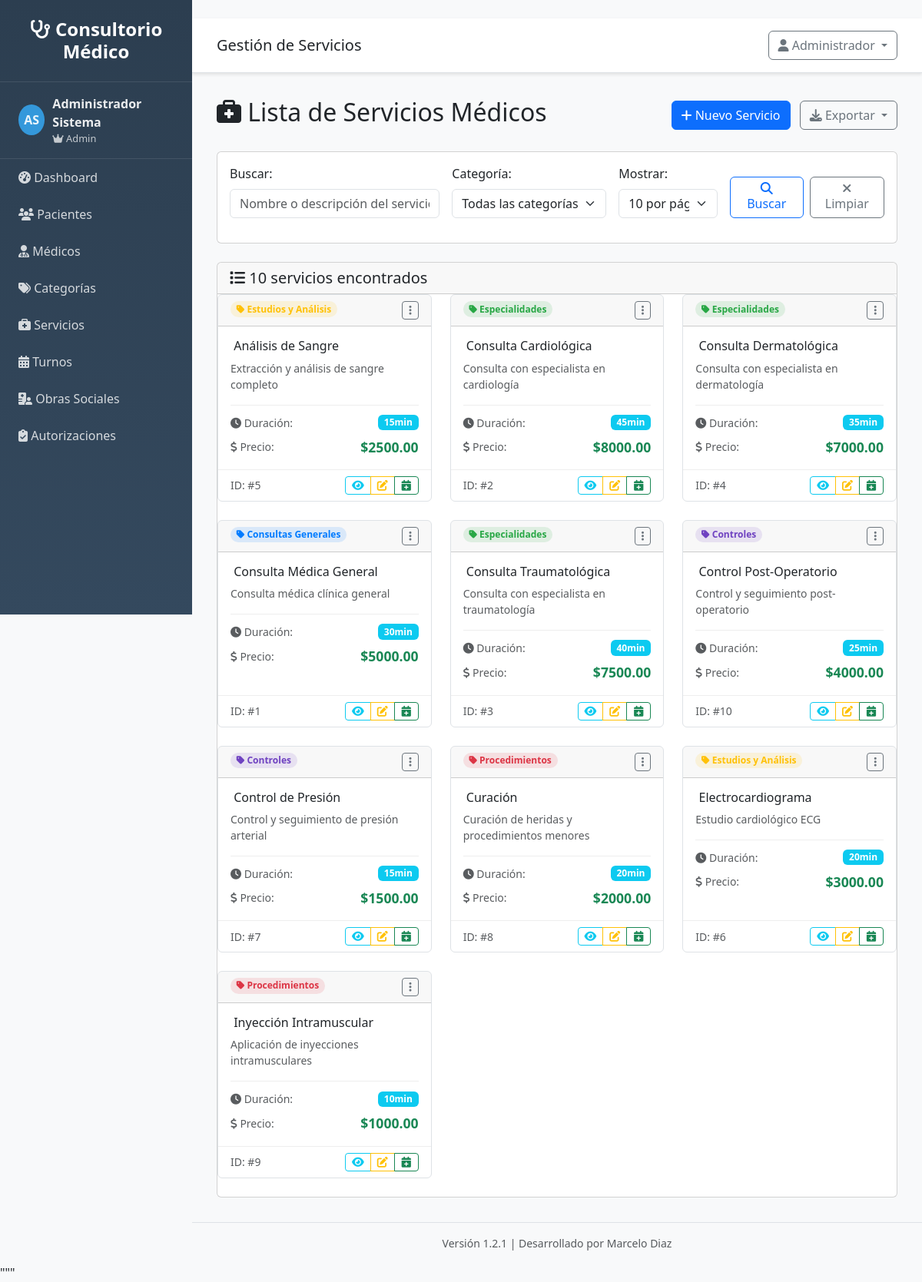
The page /servicios/ (signed in) on the database its author committed.
### src/models/usuario.py (models this page shows, shortened)
class Usuario(UserMixin, db.Model):
    __tablename__ = 'usuarios'
    __table_args__ = {'extend_existing': True}
    id = db.Column(db.Integer, primary_key=True)
    username = db.Column(db.String(80), unique=True, nullable=False)
    email = db.Column(db.String(120), unique=True, nullable=False)
    password_hash = db.Column(db.String(255), nullable=False)
    nombre = db.Column(db.String(100), nullable=False)
    apellido = db.Column(db.String(100), nullable=False)
    rol = db.Column(db.String(20), default='usuario')
    activo = db.Column(db.Boolean, default=True)
    ultimo_login = db.Column(db.DateTime)
    fecha_creacion = db.Column(db.DateTime, default=datetime.utcnow)
    @property
    def nombre_completo(self):
        return f"{self.nombre} {self.apellido}"
    def is_admin(self):
        return self.rol == 'admin'

### src/models/servicio.py (models this page shows, shortened)
class Servicio(db.Model):
    __tablename__ = 'servicios'
    __table_args__ = {'extend_existing': True}
    id = db.Column(db.Integer, primary_key=True)
    nombre = db.Column(db.String(100), nullable=False)
    descripcion = db.Column(db.Text, nullable=True)
    precio = db.Column(db.Numeric(10, 2), nullable=False, default=0.00)
    duracion = db.Column(db.Integer, nullable=False, default=60)  # duración en minutos
    activo = db.Column(db.Boolean, default=True)
    fecha_creacion = db.Column(db.DateTime, default=datetime.utcnow)
    categoria_id = db.Column(db.Integer, db.ForeignKey('categorias.id'), nullable=True)
    turnos = db.relationship('Turno', backref='servicio', lazy=True)

### src/models/categoria.py (models this page shows, shortened)
class Categoria(db.Model):
    __tablename__ = 'categorias'
    __table_args__ = {'extend_existing': True}
    id = db.Column(db.Integer, primary_key=True)
    nombre = db.Column(db.String(100), nullable=False, unique=True)
    descripcion = db.Column(db.Text, nullable=True)
    color = db.Column(db.String(7), default='#007bff')  # Color hexadecimal
    activo = db.Column(db.Boolean, default=True)
    fecha_creacion = db.Column(db.DateTime, default=datetime.utcnow)
    servicios = db.relationship('Servicio', backref='categoria', lazy=True)

### src/routes/servicios.py (the view)
@servicios_bp.route('/')
@login_required
def listar():
    page = request.args.get('page', 1, type=int)
    per_page = request.args.get('per_page', 10, type=int)
    search = request.args.get('search', '', type=str)
    categoria_id = request.args.get('categoria_id', type=int)
    servicios = ServicioService.get_paginated_servicios(page, per_page, search, categoria_id)
    categorias = CategoriaService.get_all_categorias()
    return render_template('servicios/listar.html',
                         servicios=servicios,
                         categorias=categorias,
                         search=search,
                         categoria_id=categoria_id)

### templates/servicios/listar.html (shortened to what this page needs)
{% extends "base.html" %}
{% block page_title %}Gestión de Servicios{% endblock %}
{% block content %}
<div class="d-flex justify-content-between align-items-center mb-4">
    <h2>
        <i class="fas fa-briefcase-medical"></i> Lista de Servicios Médicos
    </h2>
    <div>
        <a href="{{ url_for('servicios.nuevo') }}" class="btn btn-primary">
            <i class="fas fa-plus"></i> Nuevo Servicio
        </a>
        <div class="btn-group ms-2">
            <button type="button" class="btn btn-outline-secondary dropdown-toggle" data-bs-toggle="dropdown">
                <i class="fas fa-download"></i> Exportar
            </button>
        </div>
    </div>
</div>
<div class="card mb-4">
    <div class="card-body">
        <form method="GET" class="row g-3">
            <div class="col-md-4">
                <label for="search" class="form-label">Buscar:</label>
                <input type="text" class="form-control" id="search" name="search"
                       value="{{ search }}" placeholder="Nombre o descripción del servicio...">
            </div>
            <div class="col-md-3">
                <label for="categoria_id" class="form-label">Categoría:</label>
                <select class="form-select" id="categoria_id" name="categoria_id">
                    <option value="">Todas las categorías</option>
                </select>
            </div>
            <div class="col-md-2">
                <label for="per_page" class="form-label">Mostrar:</label>
                <select class="form-select" id="per_page" name="per_page">
                    <option value="10" {% if request.args.get('per_page', '10') == '10' %}selected{% endif %}>10 por página</option>
                </select>
            </div>
            <div class="col-md-3 d-flex align-items-end">
                <button type="submit" class="btn btn-outline-primary me-2">
                    <i class="fas fa-search"></i> Buscar
                </button>
                <a href="{{ url_for('servicios.listar') }}" class="btn btn-outline-secondary">
                    <i class="fas fa-times"></i> Limpiar
                </a>
            </div>
        </form>
    </div>
</div>
<div class="card">
    <div class="card-header">
        <h5 class="card-title mb-0">
            <i class="fas fa-list"></i>
            {% if servicios and servicios.items %}
                {{ servicios.total }} servicio{{ 's' if servicios.total != 1 else '' }} encontrado{{ 's' if servicios.total != 1 else '' }}
            {% else %}
                No hay servicios
            {% endif %}
        </h5>
    </div>
    <div class="card-body p-0">
        {% if servicios and servicios.items %}
            <div class="row">
                {% for servicio in servicios.items %}
                <div class="col-md-6 col-lg-4 mb-4">
                    <div class="card service-card h-100">
                        <div class="card-header d-flex justify-content-between align-items-start">
                            <div>
                                {% if servicio.categoria %}
                                    <span class="badge category-badge" style="background-color: {{ servicio.categoria.color }}20; color: {{ servicio.categoria.color }};">
                                        <i class="fas fa-tag"></i> {{ servicio.categoria.nombre }}
                                    </span>
                                {% else %}
                                    <span class="badge bg-secondary">
                                        <i class="fas fa-tag"></i> Sin categoría
                                    </span>
                                {% endif %}
                            </div>
                            <div class="dropdown">
                                <button class="btn btn-sm btn-outline-secondary" type="button" data-bs-toggle="dropdown">
                                    <i class="fas fa-ellipsis-v"></i>
                                </button>
                            </div>
                        </div>
                        <div class="card-body">
                            <h6 class="card-title">
                                {{ servicio.nombre }}
                            </h6>
                            {% if servicio.descripcion %}
                                <p class="card-text text-muted small">
                                    {{ servicio.descripcion[:100] }}{% if servicio.descripcion|length > 100 %}...{% endif %}
                                </p>
                            {% endif %}
                            <div class="service-details mt-3">
                                <div class="d-flex justify-content-between align-items-center mb-2">
                                    <span class="text-muted small">
                                        <i class="fas fa-clock"></i> Duración:
                                    </span>
                                    <span class="badge bg-info">{{ servicio.duracion }}min</span>
                                </div>
                                <div class="d-flex justify-content-between align-items-center">
                                    <span class="text-muted small">
                                        <i class="fas fa-dollar-sign"></i> Precio:
                                    </span>
                                    <span class="price-tag">${{ "%.2f"|format(servicio.precio) }}</span>
                                </div>
                            </div>
                        </div>
                        <div class="card-footer bg-transparent">
                            <div class="d-flex justify-content-between align-items-center">
                                <small class="text-muted">
                                    ID: #{{ servicio.id }}
                                </small>
                                <div class="btn-group btn-group-sm">
                                    <a href="{{ url_for('servicios.detalle', id=servicio.id) }}"
                                       class="btn btn-outline-info" title="Ver detalle">
                                        <i class="fas fa-eye"></i>
                                    </a>
                                    <a href="{{ url_for('servicios.editar', id=servicio.id) }}"
                                       class="btn btn-outline-warning" title="Editar">
                                        <i class="fas fa-edit"></i>
                                    </a>
                                    <a href="{{ url_for('turnos.nuevo') }}?servicio_id={{ servicio.id }}"
                                       class="btn btn-outline-success" title="Programar turno">
                                        <i class="fas fa-calendar-plus"></i>
                                    </a>
                                </div>
                            </div>
                        </div>
                    </div>
                </div>
                {% endfor %}
            </div>
        {% endif %}
    </div>
</div>
{% endblock %}

### templates/base.html (shortened to what this page needs)
<!DOCTYPE html>
<html lang="es">
<head>
    <link href="https://cdn.jsdelivr.net/npm/bootstrap@5.3.0/dist/css/bootstrap.min.css" rel="stylesheet">
    <link href="https://cdnjs.cloudflare.com/ajax/libs/font-awesome/6.4.0/css/all.min.css" rel="stylesheet">
</head>
<body>
    <nav class="sidebar" id="sidebar">
        <div class="logo">
            <h4><i class="fas fa-stethoscope"></i> Consultorio Médico</h4>
        </div>
        {% if current_user and current_user.is_authenticated %}
        <div class="user-info">
            <div class="user-avatar">
                {{ current_user.nombre[0] if current_user.nombre else 'U' }}{{ current_user.apellido[0] if current_user.apellido else 'S' }}
            </div>
            <div>
                <div class="fw-bold">{{ current_user.nombre_completo if current_user.nombre_completo else 'Usuario' }}</div>
                <div style="font-size: 0.8em; opacity: 0.8;">
                    {% if current_user.is_admin and current_user.is_admin() %}
                        <i class="fas fa-crown"></i> Admin
                    {% elif current_user.is_medico and current_user.is_medico() %}
                        <i class="fas fa-user-md"></i> Médico
                    {% else %}
                        <i class="fas fa-user"></i> Usuario
                    {% endif %}
                </div>
            </div>
        </div>
        {% endif %}
        <ul class="nav flex-column">
            <li class="nav-item">
                <a class="nav-link" href="{{ url_for('main.index') }}">
                    <i class="fas fa-tachometer-alt"></i> Dashboard
            </a>
        </li>
            {% if current_user and current_user.is_authenticated %}
            <li class="nav-item">
                <a class="nav-link" href="{{ url_for('clientes.listar') if url_for else '#' }}">
                    <i class="fas fa-users"></i> Pacientes
                </a>
            </li>
            <li class="nav-item">
                <a class="nav-link" href="{{ url_for('profesionales.listar') if url_for else '#' }}">
                    <i class="fas fa-user-md"></i> Médicos
                </a>
            </li>
            <li class="nav-item">
                <a class="nav-link" href="{{ url_for('categorias.listar') if url_for else '#' }}">
                    <i class="fas fa-tags"></i> Categorías
                </a>
            </li>
            <li class="nav-item">
                <a class="nav-link" href="{{ url_for('servicios.listar') if url_for else '#' }}">
                    <i class="fas fa-briefcase-medical"></i> Servicios
                </a>
            </li>
            <li class="nav-item">
                <a class="nav-link" href="{{ url_for('turnos.listar') if url_for else '#' }}">
                    <i class="fas fa-calendar-alt"></i> Turnos
                </a>
            </li>
            <li class="nav-item">
                <a class="nav-link" href="{{ url_for('obras_sociales.listar') if url_for else '#' }}">
                    <i class="fas fa-hospital-user"></i> Obras Sociales
                </a>
            </li>
            <li class="nav-item">
                <a class="nav-link" href="{{ url_for('autorizaciones.listar') if url_for else '#' }}">
                    <i class="fas fa-clipboard-check"></i> Autorizaciones
                </a>
            </li>
            {% endif %}
        </ul>
    </nav>
    <div class="main-content">
        <div class="top-navbar d-flex justify-content-between align-items-center">
            <div>
                <h5 class="mb-0">{% block page_title %}Sistema de Gestión{% endblock %}</h5>
            </div>
            <div class="dropdown">
                <button class="btn btn-outline-secondary dropdown-toggle" type="button" data-bs-toggle="dropdown">
                    <i class="fas fa-user"></i>
                    {% if current_user and current_user.is_authenticated %}
                        {{ current_user.nombre if current_user.nombre else 'Usuario' }}
                    {% else %}
                        Invitado
                    {% endif %}
                </button>
            </div>
        </div>
        <div class="content-wrapper">
            {% block content %}{% endblock %}
        </div>
        <footer class="footer mt-auto py-3">
            <div class="container-fluid">
                <div class="row">
                    <div class="col-12 text-center">
                        <small class="text-muted">
                            Versión {{ system_version }} | Desarrollado por {{ system_author }}
                        </small>
                    </div>
                </div>
            </div>
        </footer>
    </div>
</body>
</html>

### rows shown on the page
Usuario: nombre "A", apellido "S", nombre+apellido "Administrador Sistema", nombre "Administrador"
Servicio: categoria.nombre "Estudios y Análisis", nombre "Análisis de Sangre", descripcion "Extracción y análisis de sangre completo", duracion "15", precio "2500.00", id "5"
Servicio: categoria.nombre "Especialidades", nombre "Consulta Cardiológica", descripcion "Consulta con especialista en cardiología", duracion "45", precio "8000.00", id "2"
Servicio: categoria.nombre "Especialidades", nombre "Consulta Dermatológica", descripcion "Consulta con especialista en dermatología", duracion "35", precio "7000.00", id "4"
Servicio: categoria.nombre "Consultas Generales", nombre "Consulta Médica General", descripcion "Consulta médica clínica general", duracion "30", precio "5000.00", id "1"
Servicio: categoria.nombre "Especialidades", nombre "Consulta Traumatológica", descripcion "Consulta con especialista en traumatología", duracion "40", precio "7500.00", id "3"
Servicio: categoria.nombre "Controles", nombre "Control Post-Operatorio", descripcion "Control y seguimiento post-operatorio", duracion "25", precio "4000.00", id "10"
Servicio: categoria.nombre "Controles", nombre "Control de Presión", descripcion "Control y seguimiento de presión arterial", duracion "15", precio "1500.00", id "7"
Servicio: categoria.nombre "Procedimientos", nombre "Curación", descripcion "Curación de heridas y procedimientos menores", duracion "20", precio "2000.00", id "8"
Servicio: categoria.nombre "Estudios y Análisis", nombre "Electrocardiograma", descripcion "Estudio cardiológico ECG", duracion "20", precio "3000.00", id "6"
Servicio: categoria.nombre "Procedimientos", nombre "Inyección Intramuscular", descripcion "Aplicación de inyecciones intramusculares", duracion "10", precio "1000.00", id "9"

### other values the page prints
{{ servicios.total }} "10"
{{ 's' if servicios.total != 1 else '' }} "s"
{{ system_version }} "1.2.1"
{{ system_author }} "Marcelo Diaz"
